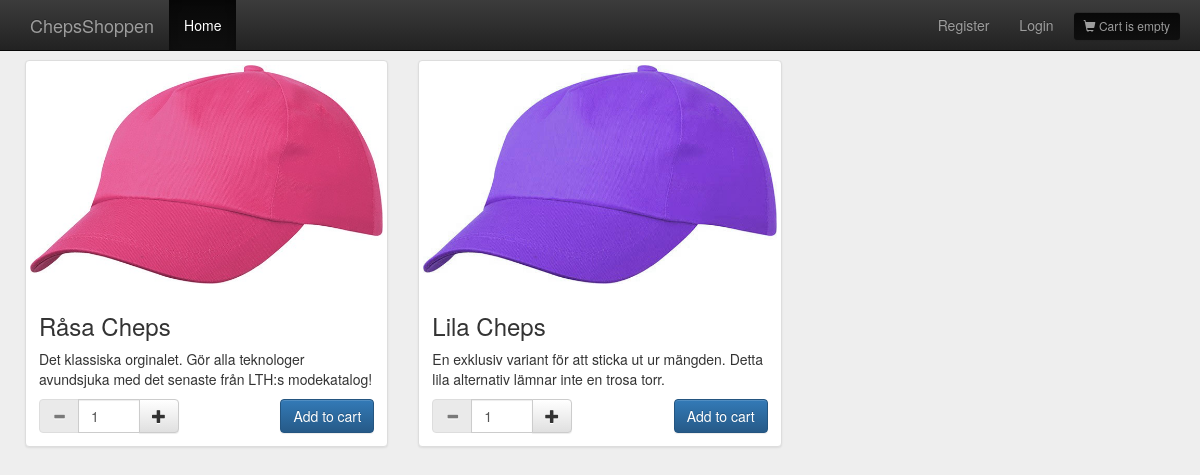
The page / on the database its author committed.
### tables this page shows
create table Products(
	id int PRIMARY KEY auto_increment,
	name varchar (30) NOT NULL,
	price int NOT NULL,
	description varchar (150) NOT NULL
);

### database.php (called while the page is built, shortened)
<?php
class Database {
	private $_connection;
	private static $_instance;
	private $_database = 'mysql:dbname=testdb;host=127.0.0.1;charset=utf8';
	private $_username = "username";
	private $_password = "password";
	public static function getInstance() {
		if(!self::$_instance) {
			self::$_instance = new self();
		}
		return self::$_instance;
	}
	private function __construct() {
		try{
			$this->_connection = new PDO($this->_database,
				$this->_username,  $this->_password);
		}catch (PDOException $e) {
    		echo 'Connection failed: ' . $e->getMessage();
		}
	}
	public function getConnection() {
		return $this->_connection;
	}
}
?>

### toolbox.php (called while the page is built, shortened)
<?php
    include_once "database.php";
    function getImgFilename($name) {
        return preg_replace('/\s+/', '', mb_strtolower($name, 'UTF-8'));
    }
    function __DB() {
        $obj = new stdClass();
        $obj->db = Database::getInstance();
        $obj->pdo = $obj->db->getConnection();
        return $obj;
    }
    function getAllProducts() {
        return __DB()->pdo->query('SELECT * FROM Products');
    }
?>

### index.php (the view, shortened to what this page needs)
    <?php
        include_once 'header.php';
        include_once 'toolbox.php';
    ?>
    <div id="content">
        <?php $products = getAllProducts();
        while($product = $products->fetch()) { ?>
            <div class="column">
                <div class="col-sm-6 col-md-4">
                    <div class="thumbnail">
                        <img src="./img/<?php echo getImgFilename($product['name']) ?>.jpg" alt="<?php echo $product['name'] ?>" />
                        <div class="caption product-caption">
                            <h3><?php echo $product['name']; ?></h3>
                            <p><?php echo $product['description']; ?></p>
                            <?php $id = $product['id']; ?>
                            <div class="input-group quantity-selector">
                                <span class="input-group-btn">
                                    <button type="button" class="btn btn-default btn-number" data-type="minus" data-field-id="quant[<?php echo $id ?>]" disabled="disabled">
                                        <span class="glyphicon glyphicon-minus"></span>
                                    </button>
                                </span>
                                <input type="text" name="quant[<?php echo $id ?>]" class="form-control input-number" value="1" min="1" max="200" data-toggle="tooltip" data-placement="bottom" title="Input a value between 1 and 200">
                                <span class="input-group-btn">
                                    <button type="button" class="btn btn-default btn-number" data-type="plus" data-field-id="quant[<?php echo $id ?>]">
                                        <span class="glyphicon glyphicon-plus"></span>
                                    </button>
                                </span>
                            </div>
                            <span class="add-to-cart">
                                <button class="btn btn-primary" role="button" data-id="<?php echo $id ?>">Add to cart</button>
                            </span>
                        </div>
                    </div>
                </div>
            </div>
        <?php } ?>
    </div>
</body>
</html>

### header.php (shortened to what this page needs)
<!DOCTYPE html>
<html>
<head>
	<link rel="stylesheet" href="https://maxcdn.bootstrapcdn.com/bootstrap/3.3.7/css/bootstrap.min.css">
	<link rel="stylesheet" href="https://maxcdn.bootstrapcdn.com/bootstrap/3.3.7/css/bootstrap-theme.min.css">
	<link rel="stylesheet" type="text/css" href="main.css">
</head>
<body>
	<nav class="navbar navbar-inverse navbar-fixed-top">
      <div class="container">
        <div class="navbar-header">
          <a class="navbar-brand" href="index.php">ChepsShoppen</a>
        </div>
        <div id="navbar" class="collapse navbar-collapse">
          <ul class="nav navbar-nav">
            <li <?php if(basename($_SERVER['PHP_SELF']) == 'index.php'){ echo 'class="active"';} ?>><a href="index.php">Home</a></li>
          </ul>
          <ul class="nav navbar-nav navbar-right">
            <?php
            	if(!empty($_SESSION['loggedIn'])){
            ?>
              <li><p class="navbar-text" style="color: lightblue;">Logged in as: <?php echo $_SESSION['username'] ?></p></li>
            	<li <?php if(basename($_SERVER['PHP_SELF']) == 'logout.php'){ echo 'class="active"';} ?>><a href="logout.php">Logout</a></li>
            <?php
            	}else{
            ?>
            	<li <?php if(basename($_SERVER['PHP_SELF']) == 'register.php'){ echo 'class="active"';} ?>><a href="register.php">Register</a></li>
	            <li <?php if(basename($_SERVER['PHP_SELF']) == 'login.php' || basename($_SERVER['PHP_SELF']) == 'authenticate.php'){ echo 'class="active"';} ?>><a href="login.php">Login</a></li>
            <?php
            	}
            ?>
            <li>
              <p><a href="cart.php" role="button" class="btn btn-default btn-sm btn-cart">
                <span class="glyphicon glyphicon-shopping-cart"></span> <span id="cart-text"></span>
              </a></p>
            </li>
          </ul>
        </div>
      </div>
    </nav>

### main.css (style rules this page uses)
body { background-color: #eee; padding-top: 50px; }
#content { margin: 1rem; }
.quantity-selector { width: 14rem; float: left; }
.add-to-cart { float: right; }
.product-caption:after { content: ''; display: block; clear: both; }
.btn-cart { margin: 12px 5px 0 5px; background: linear-gradient(to bottom,#080808 0,#0f0f0f 100%); border: none; color: #9d9d9d; text-shadow: none; }

### rows shown on the page
products: shows a picture, name "Råsa Cheps", description "Det klassiska orginalet. Gör alla teknologer avundsjuka med det senaste från LTH:s modekatalog!", id "1"
products: shows a picture, name "Lila Cheps", description "En exklusiv variant för att sticka ut ur mängden. Detta lila alternativ lämnar inte en trosa torr."
